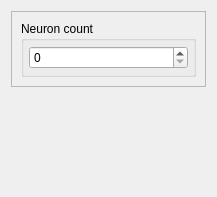
<?xml version="1.0" encoding="UTF-8"?>
<ui version="4.0">
 <class>LayerItem</class>
 <widget class="QWidget" name="LayerItem">
  <property name="geometry">
   <rect>
    <x>0</x>
    <y>0</y>
    <width>217</width>
    <height>197</height>
   </rect>
  </property>
  <property name="windowTitle">
   <string>Form</string>
  </property>
  <layout class="QVBoxLayout" name="verticalLayout">
   <item>
    <widget class="QFrame" name="frame">
     <property name="frameShape">
      <enum>QFrame::StyledPanel</enum>
     </property>
     <property name="frameShadow">
      <enum>QFrame::Raised</enum>
     </property>
     <layout class="QVBoxLayout" name="verticalLayout_2">
      <item>
       <widget class="QGroupBox" name="groupBox">
        <property name="title">
         <string>Neuron count</string>
        </property>
        <layout class="QHBoxLayout" name="horizontalLayout">
         <property name="spacing">
          <number>0</number>
         </property>
         <property name="leftMargin">
          <number>5</number>
         </property>
         <property name="topMargin">
          <number>5</number>
         </property>
         <property name="rightMargin">
          <number>5</number>
         </property>
         <property name="bottomMargin">
          <number>5</number>
         </property>
         <item>
          <widget class="QSpinBox" name="spinBox"/>
         </item>
        </layout>
       </widget>
      </item>
     </layout>
    </widget>
   </item>
   <item>
    <spacer name="verticalSpacer">
     <property name="orientation">
      <enum>Qt::Vertical</enum>
     </property>
     <property name="sizeHint" stdset="0">
      <size>
       <width>20</width>
       <height>40</height>
      </size>
     </property>
    </spacer>
   </item>
  </layout>
 </widget>
 <resources/>
 <connections/>
</ui>
